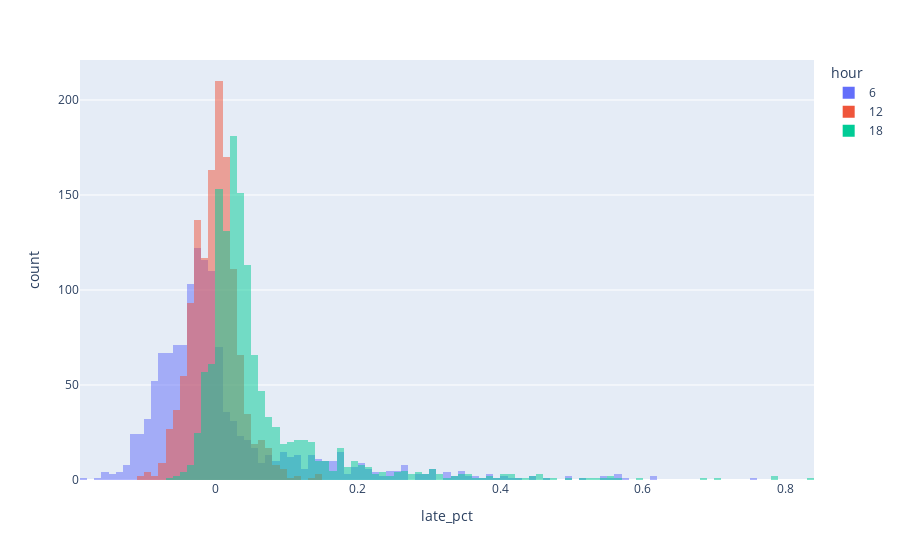

The notebook cell saved with this chart:
### Markdown cell above
`traffic = normal * late_pct`

### Code cell
px.histogram(df_inv, x='late_pct', color='hour', barmode='overlay', opacity=.5)

### Figure 1 — Plotly figure (JSON) as saved in the notebook; plotly's stock layout.template omitted (floating-point values rounded to 4 significant figures; data arrays with more than 128 entries replaced by an {"elided": "..."} marker saying what was removed)
{"data": [{"alignmentgroup": "True", "bingroup": "x", "hovertemplate": "hour=6<br>late_pct=%{x}<br>count=%{y}<extra></extra>", "legendgroup": "6", "marker": {"color": "#636efa", "opacity": 0.5, "pattern": {"shape": ""}}, "name": "6", "offsetgroup": "6", "orientation": "v", "showlegend": true, "type": "histogram", "x": {"elided": "1316 float values"}, "xaxis": "x", "yaxis": "y"}, {"alignmentgroup": "True", "bingroup": "x", "hovertemplate": "hour=12<br>late_pct=%{x}<br>count=%{y}<extra></extra>", "legendgroup": "12", "marker": {"color": "#EF553B", "opacity": 0.5, "pattern": {"shape": ""}}, "name": "12", "offsetgroup": "12", "orientation": "v", "showlegend": true, "type": "histogram", "x": {"elided": "1316 float values"}, "xaxis": "x", "yaxis": "y"}, {"alignmentgroup": "True", "bingroup": "x", "hovertemplate": "hour=18<br>late_pct=%{x}<br>count=%{y}<extra></extra>", "legendgroup": "18", "marker": {"color": "#00cc96", "opacity": 0.5, "pattern": {"shape": ""}}, "name": "18", "offsetgroup": "18", "orientation": "v", "showlegend": true, "type": "histogram", "x": {"elided": "1316 float values"}, "xaxis": "x", "yaxis": "y"}], "layout": {"barmode": "overlay", "legend": {"title": {"text": "hour"}, "tracegroupgap": 0}, "margin": {"t": 60}, "xaxis": {"anchor": "y", "domain": [0, 1], "title": {"text": "late_pct"}}, "yaxis": {"anchor": "x", "domain": [0, 1], "title": {"text": "count"}}}}
